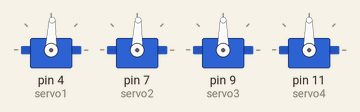
Bench run of a sketch on a simulated Arduino Uno, built with avr-gcc and run on an emulated ATmega328P. On the bench: 4 × servo.

Above: at 2.05 s.
At 2.75 s:
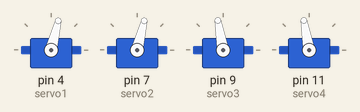
At 3.8 s:
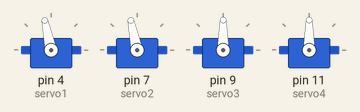
Timing chart, 0 to 6.9 s (numbered marks = the images above):
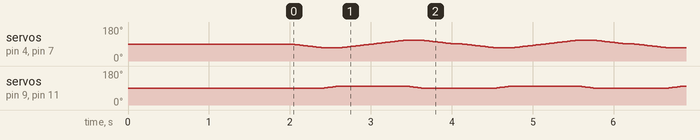

Measured:
- by itself, servo on pin 9 (servo3), servo on pin 11 (servo4): repeats every 2.1 s: 92° 0.02 s, 93° 0.02 s, 94° 0.02 s, 95° 0.02 s, 96° 0.02 s, 97° 0.02 s, 98° 0.02 s, 99° 0.02 s, 100° 0.83 s, 99° 0.02 s, 98° 0.02 s, 97° 0.02 s, 96° 0.02 s, 95° 0.02 s, 94° 0.02 s, 93° 0.02 s, 92° 0.02 s, 91° 0.02 s, 90° 0.93 s, 91° 0.02 s

The sketch:

forward_walk.ino
```cpp
#include <Servo.h>

Servo servo1;
Servo servo2;
Servo servo3;
Servo servo4;

int pos1 = 0;
int pos2 = 0;
int pos3 = 0;

void setup()
{
  servo1.attach(4);
  servo2.attach(7);
  servo3.attach(9);
  servo4.attach(11);


  servo1.write(90);
  servo2.write(90);
  servo3.write(90);
  servo4.write(90);

  delay(2000);  //Stay in Lock Position for 2 Sec
}

void loop()
{
  for(pos1 = 90, pos2 = 90; pos1 > 70, pos2 > 70; pos1--, pos2--)  //left leg up
  {
    servo1.write(pos1);
    servo2.write(pos2);
    servo3.write(90);
    servo4.write(90);
    delay(20);
  }

  for(pos1 = 90, pos2 = 90; pos1 < 100, pos2 < 100; pos1++, pos2++)     //move forward
  {
    servo1.write(70);
    servo2.write(70);
    servo3.write(pos1);
    servo4.write(pos2);
    delay(20);
  }

  for(pos1 = 70, pos2 = 70; pos1 < 90, pos2 < 90; pos1++, pos2++)     //left leg down
  {
    servo1.write(pos1);
    servo2.write(pos2);
    servo3.write(100);
    servo4.write(100);
    delay(20);
  }

  for(pos1 = 90, pos2 = 90; pos1 < 110, pos2 < 110; pos1++, pos2++)     //right leg up
  {
    servo1.write(pos1);
    servo2.write(pos2);
    servo3.write(100);
    servo4.write(100);
    delay(20);
  }

  for(pos1 = 100, pos2 = 100; pos1 > 90, pos2 > 90; pos1--, pos2--)     //move forward
  {
    servo1.write(110);
    servo2.write(110);
    servo3.write(pos1);
    servo4.write(pos2);
    delay(20);
  }

  for(pos1 = 110, pos2 = 110; pos1 > 90, pos2 > 90; pos1--, pos2--)     //right leg down
  {
    servo1.write(pos1);
    servo2.write(pos2);
    servo3.write(90);
    servo4.write(90);
    delay(20);
  }

  delay(100);
}
```
